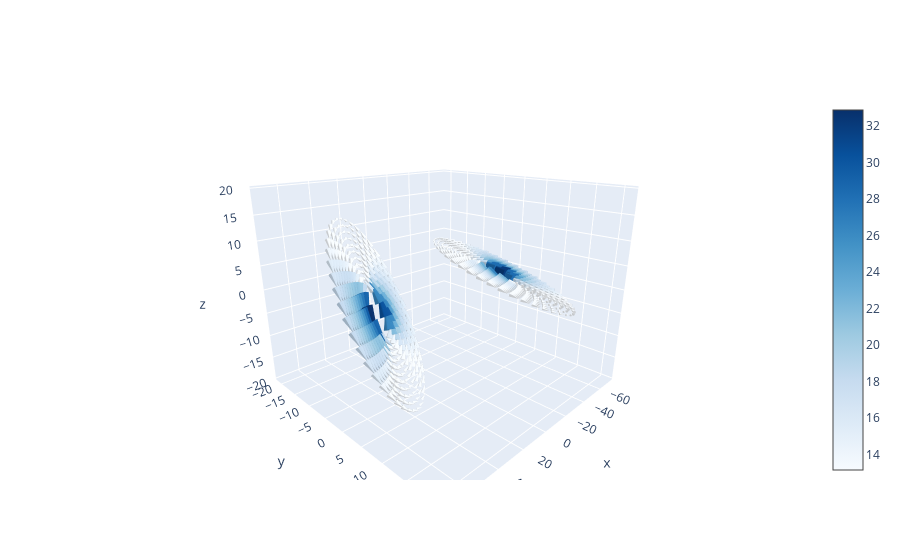

The code cell stored with this chart in its notebook:
### Code cell
fig = go.Figure(data = go.Cone(
    x = df_ringcomp['x'],
    y = df_ringcomp['y'],
    z = df_ringcomp['z'],
    u = df_ringcomp['v_x'],
    v = df_ringcomp['v_y'],
    w = df_ringcomp['v_z'],
    colorscale = 'Blues',
    sizemode = "absolute",
    sizeref = 80))

fig.update_layout(
    scene = dict(aspectratio = dict(x = 1, y = 1, z = 0.8),
    camera_eye = dict(x = 1.2, y = 1.2, z = 0.6)))

fig.show()

### Figure 1 — Plotly figure (JSON) as saved in the notebook; plotly's stock layout.template omitted (floating-point values rounded to 4 significant figures; data arrays with more than 128 entries replaced by an {"elided": "..."} marker saying what was removed)
{"data": [{"colorscale": [[0, "rgb(247,251,255)"], [0.125, "rgb(222,235,247)"], [0.25, "rgb(198,219,239)"], [0.375, "rgb(158,202,225)"], [0.5, "rgb(107,174,214)"], [0.625, "rgb(66,146,198)"], [0.75, "rgb(33,113,181)"], [0.875, "rgb(8,81,156)"], [1, "rgb(8,48,107)"]], "sizemode": "absolute", "sizeref": 80, "type": "cone", "u": {"elided": "594 float values"}, "v": {"elided": "594 float values"}, "w": {"elided": "594 float values"}, "x": {"elided": "594 float values"}, "y": {"elided": "594 float values"}, "z": {"elided": "594 float values"}}], "layout": {"scene": {"aspectratio": {"x": 1, "y": 1, "z": 0.8}, "camera": {"eye": {"x": 1.2, "y": 1.2, "z": 0.6}}}}}
